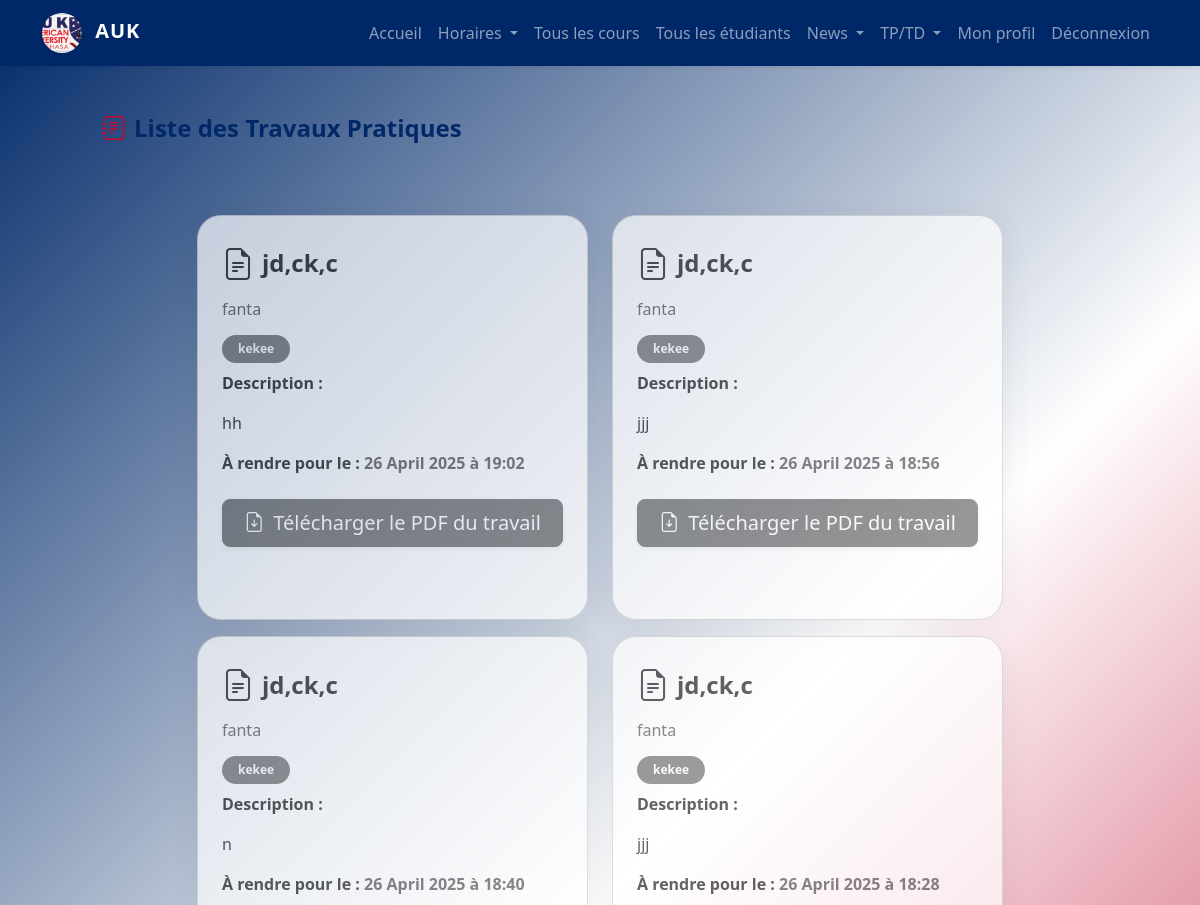
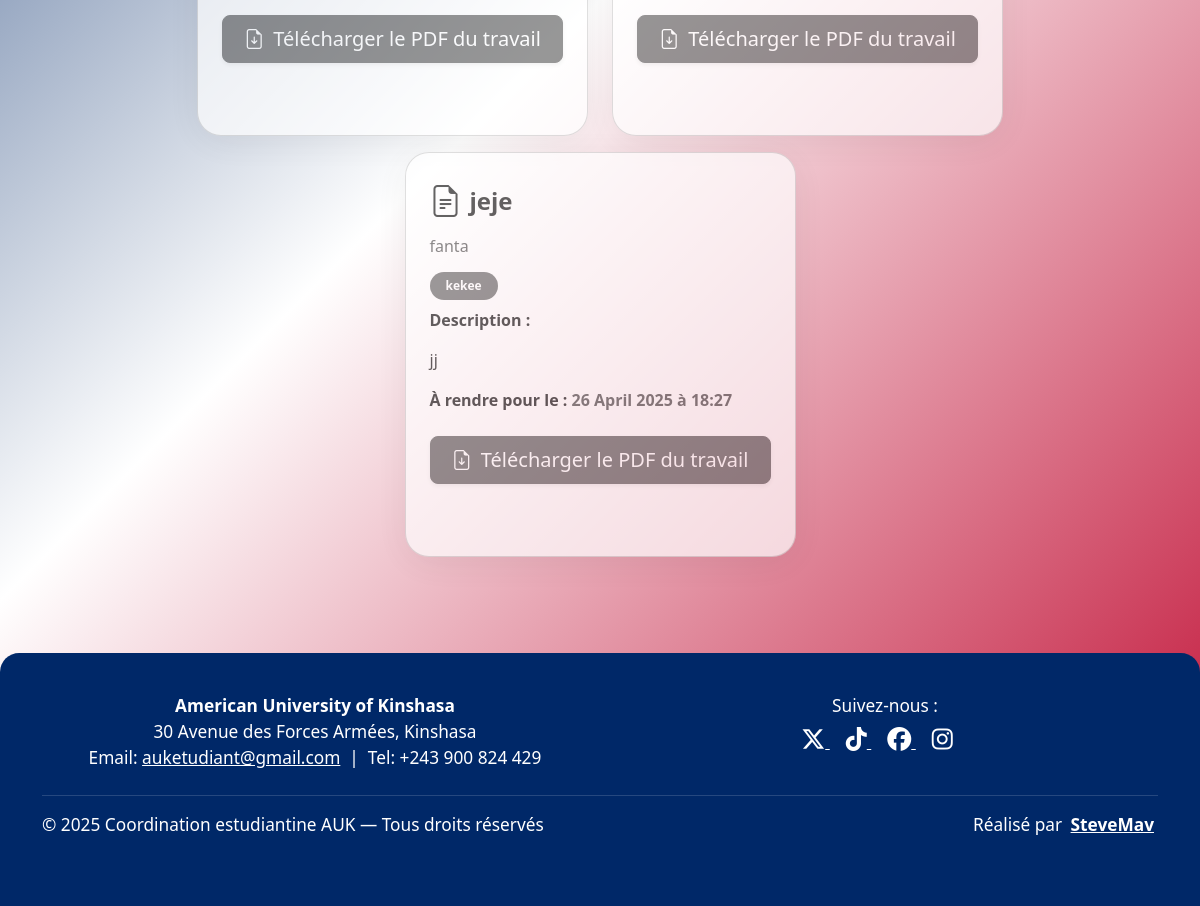
The page /schedule/works/ (signed in) on the database its author committed (2 pictures, top to bottom).
### schedule/models.py (models this page shows, shortened)
class Work(models.Model):
    title = models.CharField(max_length=255)
    type = models.CharField(max_length=255)
    description = models.TextField()
    due_date = models.DateTimeField()
    course = models.ForeignKey(Course, on_delete=models.CASCADE)
    submitted = models.BooleanField(default=False)
    file = models.FileField(upload_to='assignments/', blank=True, null=True)

class Course(models.Model):
    name = models.CharField(max_length=255)
    professor = models.CharField(max_length=255)
    total_hours = models.IntegerField(null=True, blank=True)
    faculty = models.ForeignKey(Faculty, on_delete=models.CASCADE)
    finished = models.BooleanField(default=False)

### schedule/views.py (the view)
# urls.py: path('works/', views.work_list, name='work_list'),
@login_required
def work_list(request):
    now = timezone.now() + timedelta(hours=1)
    user = request.user
    if user.is_superuser:
        works = Work.objects.all().order_by('-due_date')
    elif hasattr(user, 'cpprofile'):
        works = Work.objects.filter(course__faculty=user.cpprofile.faculty).order_by('-due_date')
    elif hasattr(user, 'student'):
        works = Work.objects.filter(course__faculty=user.student.faculty).order_by('-due_date')
    else:
        works = Work.objects.none()
    now = timezone.now() + timedelta(hours=1)
    return render(request, 'schedule/work_list.html', {'works': works, 'now': now})

### schedule/templates/schedule/work_list.html (shortened to what this page needs)
{% load static %}
<!DOCTYPE html>
<html lang="fr">
<head>
    <link href="https://cdn.jsdelivr.net/npm/bootstrap@5.3.0/dist/css/bootstrap.min.css" rel="stylesheet">
    <link href="https://cdn.jsdelivr.net/npm/bootstrap-icons@1.10.5/font/bootstrap-icons.css" rel="stylesheet">
    <link rel="stylesheet" href="{% static 'css/auk_style.css' %}">
</head>
<body class="d-flex flex-column min-vh-100">
    {% include 'navbar.html' %}
    <main class="flex-grow-1">
    <div class="container-fluid px-0">
        <div class="row min-vh-100 justify-content-center align-items-start">
            <div class="col-12 col-lg-10 py-5">
        <div class="d-flex flex-column flex-md-row justify-content-between align-items-center mb-5 gap-3">
            <h2 class="fw-bold tp-title"><i class="bi bi-journal-text me-2" style="color:#bf0a30;"></i>Liste des Travaux Pratiques</h2>
        </div>
        {% if works %}
        <div class="row justify-content-center mx-auto">
            {% for work in works %}
            <div class="col-xl-5 col-lg-6 col-md-8 col-12 mt-3">
                <div class="card tp-card h-100 {% if work.due_date < now %}grayscale{% endif %}">
                    <div class="card-body p-4">
                        <div class="d-flex align-items-center mb-3">
                            <i class="bi bi-file-earmark-text me-2 fs-2" style="color:#002868;"></i>
                            <h4 class="card-title mb-0 tp-title">{{ work.title }}</h4>
                        </div>
                        <h6 class="card-subtitle mb-3 text-muted">{{ work.course.name }}</h6>
                        <div class="mb-2">
                            <span class="badge rounded-pill bg-secondary px-3 py-2">{{ work.type }}</span>
                        </div>
                        <div class="mb-3">
                            <strong>Description :</strong>
                            <p class="card-text">{{ work.description|linebreaks }}</p>
                        </div>
                        <div class="mb-4">
                            <strong>À rendre pour le :</strong>
                            <span class="{% if work.due_date|date:'YmdHi' < now|date:'YmdHi' %}text-danger fw-bold{% endif %}">
                                {{ work.due_date|date:"d F Y à H:i" }}
                            </span>
                        </div>
                        {% if work.file %}
                        <a href="{{ work.file.url }}" class="btn btn-success btn-lg w-100 mb-2 shadow-sm" download>
                            <i class="bi bi-file-earmark-arrow-down me-1"></i> Télécharger le PDF du travail
                        </a>
                        {% endif %}
                    </div>
                </div>
            </div>
            {% endfor %}
        </div>
        {% endif %}
    </div>
    </div>
    </div>
    </main>
    {% include 'footer.html' %}
</body>
</html>

### static/css/auk_style.css (style rules this page uses)
body { background: linear-gradient(135deg, #002868 0%, #ffffff 50%, #bf0a30 100%); min-height: 100vh; }

### schedule/templates/schedule/work_list.html (style rules this page uses)
body { background: linear-gradient(135deg, #002868 0%, #ffffff 50%, #bf0a30 100%); min-height: 100vh; }
.tp-card { border-radius: 1.5rem; background: rgba(255,255,255,0.98); box-shadow: 0 6px 36px rgba(0,0,0,0.09); margin-bottom: 2.5rem; }
.tp-title { color: #002868; font-weight: bold; font-size: 1.5rem; }
.grayscale { filter: grayscale(1); opacity: 0.7; }

### rows shown on the page
Work: title "jd,ck,c", course.name "fanta", type "kekee", description "hh", due_date "26 April 2025 à 19:02"
Work: title "jd,ck,c", course.name "fanta", type "kekee", description "jjj", due_date "26 April 2025 à 18:56"
Work: title "jd,ck,c", course.name "fanta", type "kekee", description "n", due_date "26 April 2025 à 18:40"
Work: title "jd,ck,c", course.name "fanta", type "kekee", description "jjj", due_date "26 April 2025 à 18:28"
Work: title "jeje", course.name "fanta", type "kekee", description "jj", due_date "26 April 2025 à 18:27"
